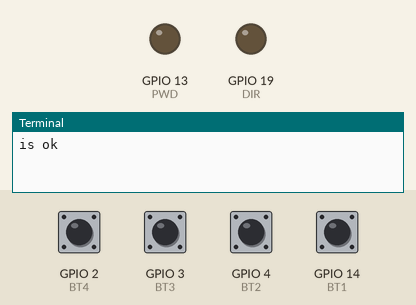
This program was run on a simulated Raspberry Pi (BCM pin numbers). Parts: output pins drawn as LEDs (lit = HIGH), the last lines printed to the terminal. Inputs (shaded band) come from the test bench; at power-on: GPIO 2 (BT4), GPIO 3 (BT3), GPIO 4 (BT2), GPIO 14 (BT1) HIGH.

Above: at 1.2 s.
1.3 s: GPIO 3 (BT3) pulled LOW for 0.15 s
At 2.5 s:
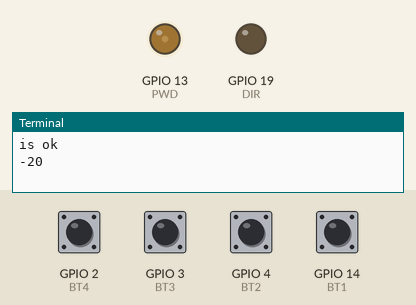
2.9 s: GPIO 14 (BT1) pulled LOW for 0.15 s
At 3.9 s:
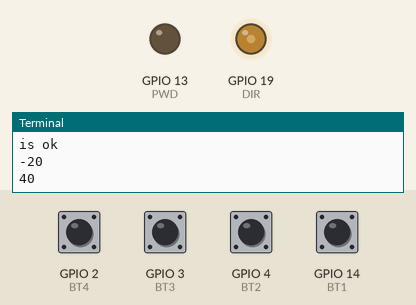
4.5 s: GPIO 4 (BT2) pulled LOW for 0.15 s
At 5.2 s:
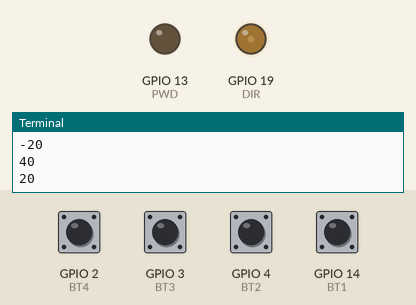
6.1 s: GPIO 3 (BT3) pulled LOW for 1 s
At 8.0 s:
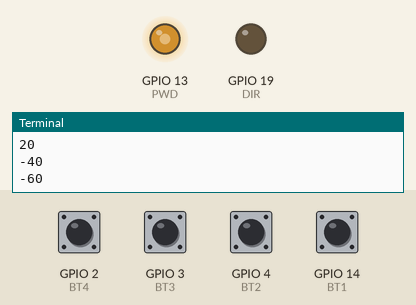
8.6 s: GPIO 14 (BT1) pulled LOW for 1 s
At 9.9 s:
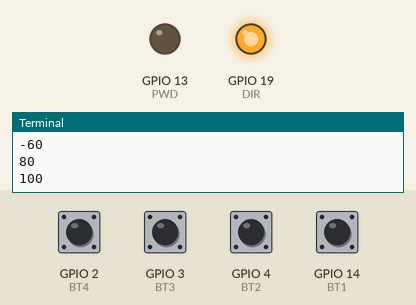
11.1 s: GPIO 2 (BT4) pulled LOW for 0.15 s
At 11.4 s:
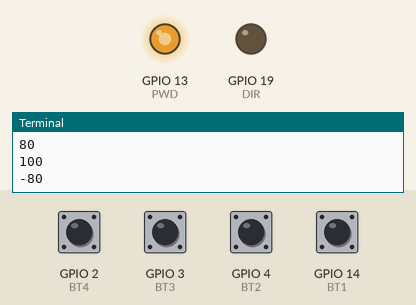
Timing chart, 0 to 13.7 s (numbered marks = the images above; inputs shaded):
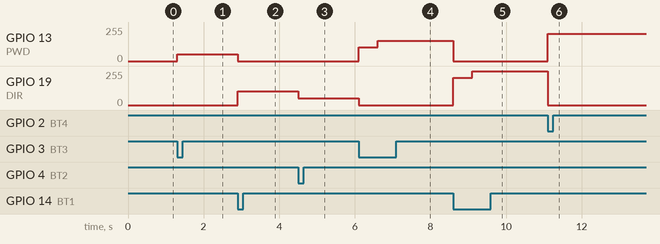

Measured:
- after the input at 1.3 s, GPIO 13 (PWD): 0/255 → 51/255 at once
- after the input at 2.9 s, GPIO 13 (PWD): 51/255 → 0/255 at once; GPIO 19 (DIR): 0/255 → 102/255 at once
- after the input at 4.5 s, GPIO 19 (DIR): 102/255 → 51/255 at once
- after the input at 6.1 s, GPIO 13 (PWD): 0/255 → 102/255 at once, → 153/255 0.50 s later; GPIO 19 (DIR): 51/255 → 0/255 at once
- after the input at 8.6 s, GPIO 13 (PWD): 153/255 → 0/255 at once; GPIO 19 (DIR): 0/255 → 204/255 at once, → 255/255 0.50 s later
- after the input at 11.1 s, GPIO 13 (PWD): 0/255 → 204/255 at once; GPIO 19 (DIR): 255/255 → 0/255 at once

The program:

bai6.py
```python
import RPi.GPIO as IO
from config import Config
import time

def main():

    IO.setwarnings(False)

    IO.setmode(IO.BCM)

    IO.setup(Config.BT1, IO.IN, pull_up_down=IO.PUD_UP)
    IO.setup(Config.BT2, IO.IN, pull_up_down=IO.PUD_UP)
    IO.setup(Config.BT3, IO.IN, pull_up_down=IO.PUD_UP)
    IO.setup(Config.BT4, IO.IN, pull_up_down=IO.PUD_UP)

    IO.setup(Config.DIR, IO.OUT)
    IO.setup(Config.PWD, IO.OUT)

    global PWD1, PWD2

    PWD1 = IO.PWM(Config.DIR, 100)
    PWD2 = IO.PWM(Config.PWD, 100)

    PWD1.start(0)
    PWD2.start(0)

    currentPWD = 0
    print("is ok")
    while True:

        if IO.input(Config.BT1) == IO.LOW:
            PWD2.ChangeDutyCycle(0)
            upPWD = 20
            currentPWD = currentPWD + upPWD
            print(currentPWD)
            PWD1.ChangeDutyCycle(currentPWD)

            time.sleep(0.5)

        if IO.input(Config.BT2) == IO.LOW:
            PWD2.ChangeDutyCycle(0)
            downPWD = 20
            currentPWD = currentPWD - downPWD
            print(currentPWD)
            PWD1.ChangeDutyCycle(currentPWD)

            time.sleep(0.5)

        if IO.input(Config.BT3) == IO.LOW:
            PWD1.ChangeDutyCycle(0)
            upPWD = 20
            currentPWD = currentPWD + upPWD
            print('-'+ str(currentPWD))
            PWD2.ChangeDutyCycle(currentPWD)

            time.sleep(0.5)

        if IO.input(Config.BT4) == IO.LOW:
            PWD1.ChangeDutyCycle(0)
            downPWD = 20
            currentPWD = currentPWD - downPWD
            print('-'+ str(currentPWD))
            PWD2.ChangeDutyCycle(currentPWD)

            time.sleep(0.5)


    print(IO.input(Config.DIR))
    PWD1.ChangeDutyCycle(100)
    print(IO.input(Config.DIR))
    time.sleep(1)
    PWD1.stop()

    PWD2.ChangeDutyCycle(100)
    time.sleep(1)
    PWD2.stop()

if __name__ == "__main__":
    try:
        main()
    except KeyboardInterrupt:
        PWD1.stop()
        PWD2.stop()
        IO.cleanup()
```

config.py
```python
class Config:

    BT1 = 14
    BT2 = 4
    BT3 = 3
    BT4 = 2

    Nokia_RST = 15
    Nokia_DC = 17
    Nokia_CE = 18
    Nokia_DIN = 27
    Nokia_BL = 22
    Nokia_CLK = 23

    SV1 = 21
    # SV2
    # SV3
    # SV4

    DIR = 19
    PWD = 13
```
